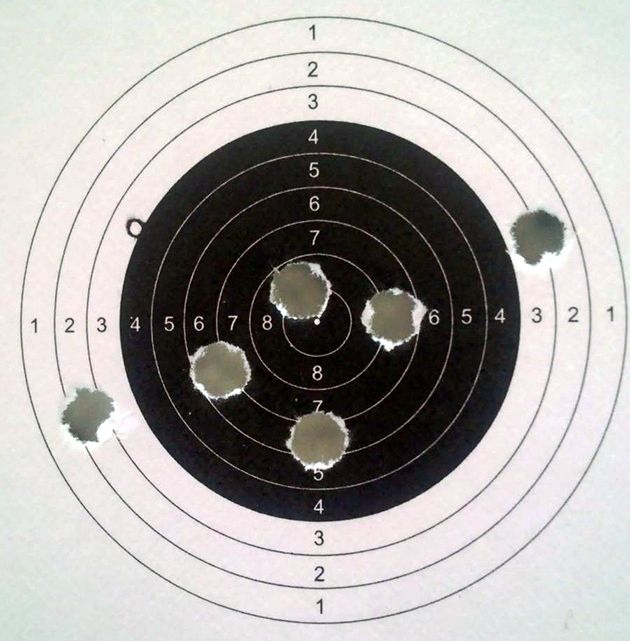
#> input picture CV_Lecture_4/resources/target.jpg, 630 x 641 px, found by its file name
$ python target.py
#> lines starting #> are read from the running program, lines starting #| are printed output that depends on the picture; after the words box and inside, x2 and y2 are one past the last pixel; in counts of white or black regions, pixels touching at a corner belong together
import cv2
import numpy as np

img = cv2.imread('resources\\target.jpg')
#> img is the input picture: shape (641, 630, 3); mean B, G, R 166.6, 168.8, 171.9
gray = cv2.cvtColor(img, cv2.COLOR_BGR2GRAY)
cv2.imshow('gray', gray)

img_ranged = cv2.inRange(gray, 60, 140)
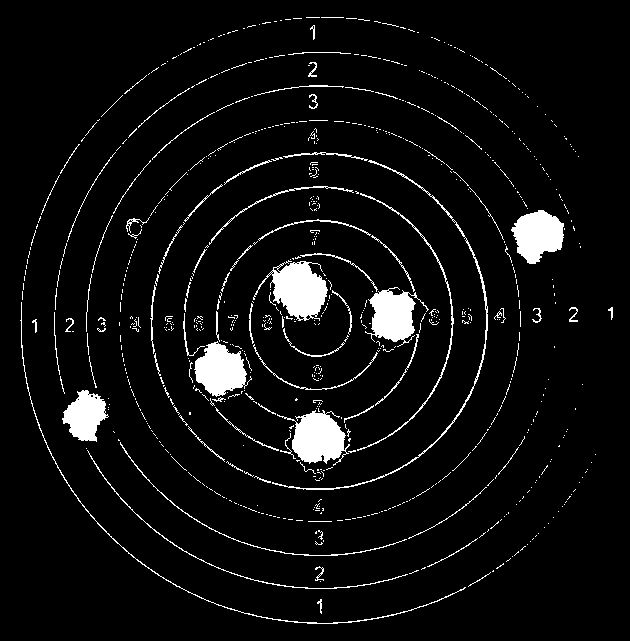
#> img_ranged: shape (641, 630); 5.7% white; 789 white regions (697 under 20 px), largest, box (x1, y1, x2, y2) and area: (253, 260, 328, 321) 2388, (277, 410, 350, 466) 2172, (194, 341, 252, 397) 1962
cv2.imshow('thrashed', img_ranged)
kernel = np.ones((9, 9), np.uint8)
img_opened = cv2.morphologyEx(img_ranged, cv2.MORPH_OPEN, kernel)
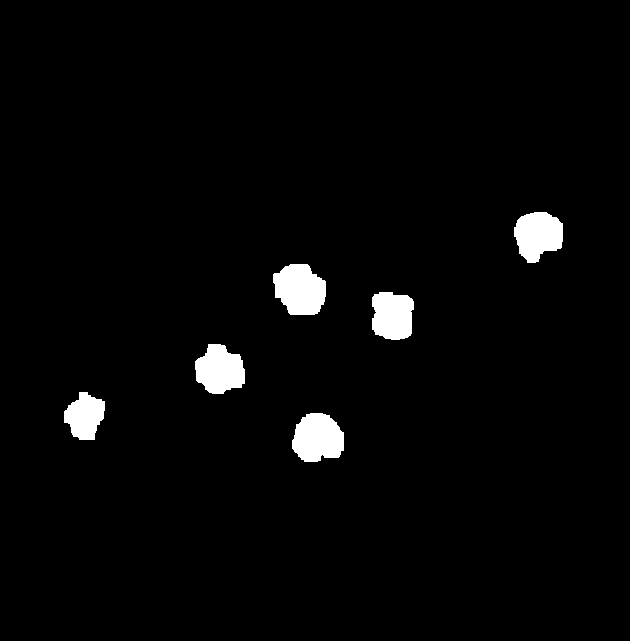
#> img_opened: shape (641, 630); 2.7% white; 6 white regions, box (x1, y1, x2, y2) and area: (273, 264, 326, 315) 2096, (292, 413, 344, 462) 1999, (514, 212, 563, 263) 1859, (195, 344, 245, 394) 1853, (372, 292, 414, 340) 1724, (64, 392, 105, 440) 1369
cv2.imshow('open', img_opened)

cv2.waitKey()
cv2.destroyAllWindows()
